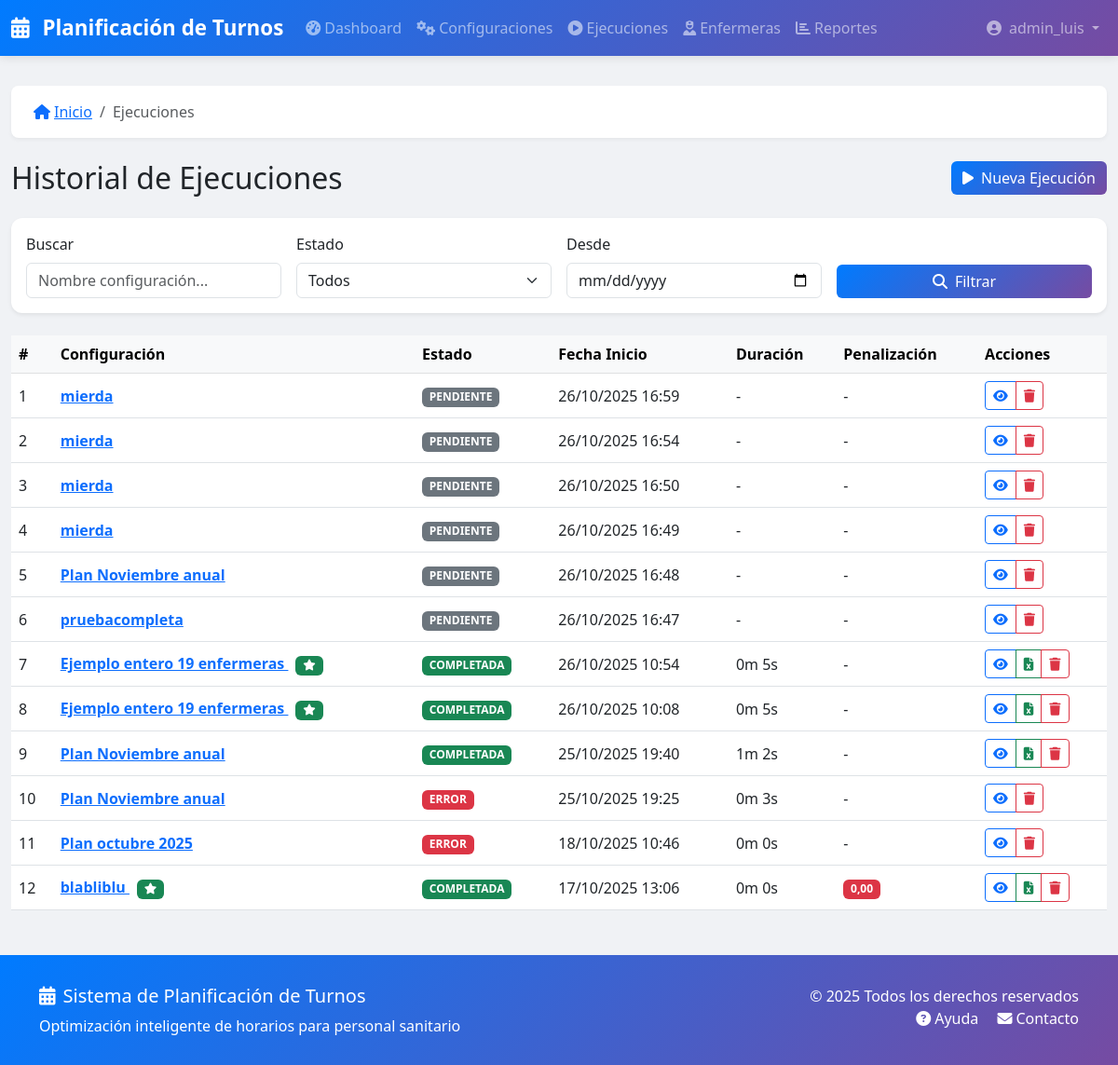
/ejecuciones/ (signed in, upper part), run on an earlier commit of the app's database.
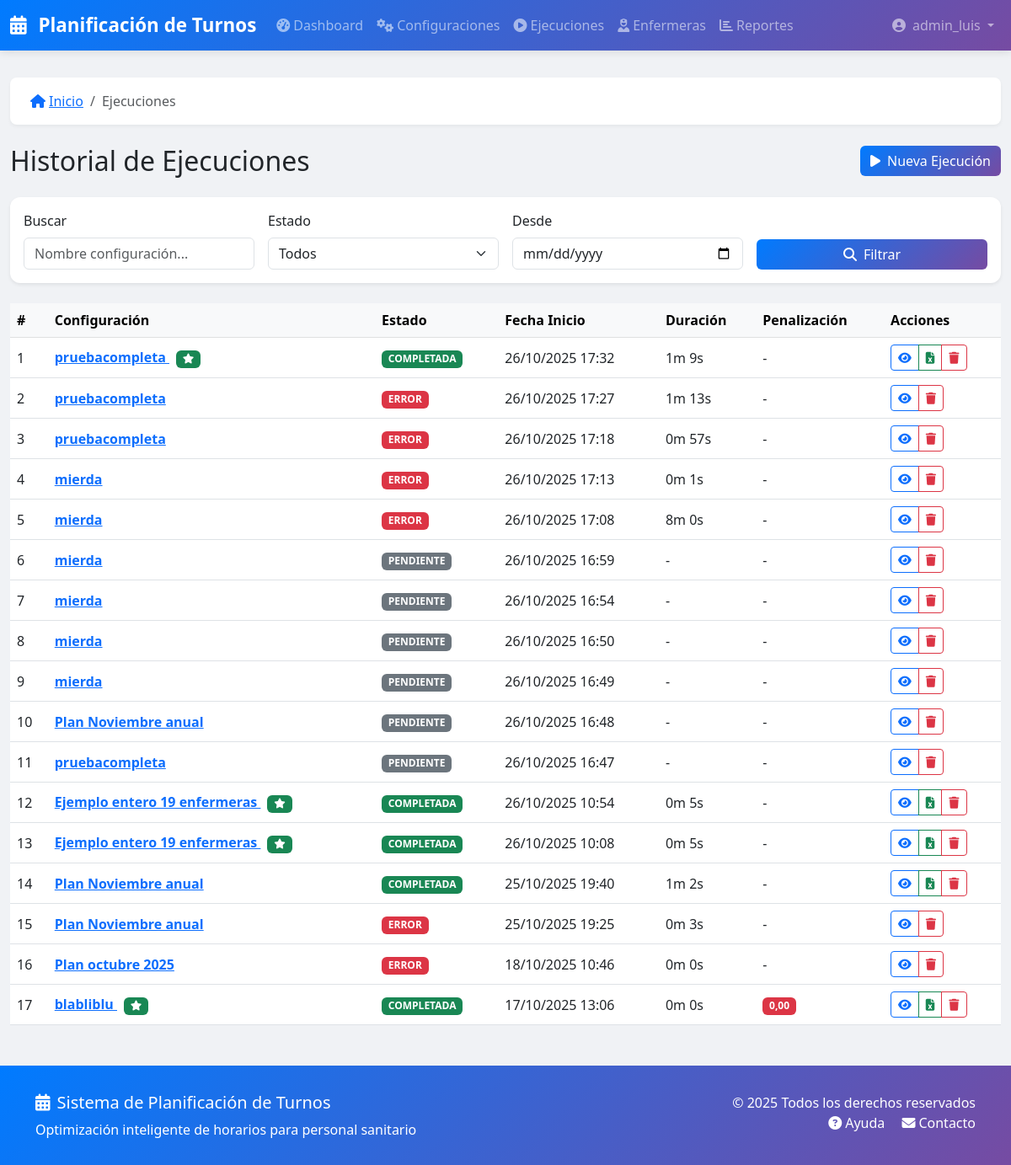
And on a later commit of the database.
### turnos/models.py (models this page shows, shortened)
class Ejecucion(models.Model):
    ESTADO_CHOICES = [
        ('PENDIENTE', _('Pendiente')),
        ('PROCESANDO', _('Procesando')),
        ('COMPLETADA', _('Completada')),
        ('ERROR', _('Error')),
    ]
    configuracion = models.ForeignKey(
        ConfiguracionPlanificacion,
        on_delete=models.CASCADE,
        related_name='ejecuciones',
        verbose_name=_('Configuración')
    )
    estado = models.CharField(_('Estado'), max_length=20, choices=ESTADO_CHOICES, default='PENDIENTE')
    fecha_inicio = models.DateTimeField(_('Fecha de inicio'), auto_now_add=True)
    fecha_fin = models.DateTimeField(_('Fecha de fin'), null=True, blank=True)
    es_optima = models.BooleanField(_('Es óptima'), default=False)
    penalizacion_total = models.FloatField(_('Penalización total'), null=True, blank=True)
    resultado = models.JSONField(_('Resultado'), default=dict, blank=True)
    mensajes = models.JSONField(_('Mensajes'), default=dict, blank=True)
    planilla = models.ForeignKey(
        'Planilla',
        on_delete=models.SET_NULL,
        null=True,
        blank=True,
        related_name='ejecucion_generada',
        verbose_name=_('Planilla')
    )
    class Meta:
        verbose_name = _('Ejecución')
        verbose_name_plural = _('Ejecuciones')
        ordering = ['-fecha_inicio']
    @property
    def duracion(self):
        if self.fecha_fin and self.fecha_inicio:
            delta = self.fecha_fin - self.fecha_inicio
            return delta.total_seconds()
        return None

class ConfiguracionPlanificacion(models.Model):
    nombre = models.CharField(_('Nombre'), max_length=200)
    descripcion = models.TextField(_('Descripción'), blank=True)
    activa = models.BooleanField(_('Activa'), default=True)
    num_dias = models.IntegerField(
        _('Número de días'),
        validators=[MinValueValidator(7), MaxValueValidator(365)]
    )
    fecha_inicio = models.DateField(_('Fecha de inicio'))
    enfermeras = models.ManyToManyField(Enfermera, verbose_name=_('Enfermeras'))
    turnos = models.ManyToManyField(TipoTurno, verbose_name=_('Turnos'))
    demanda_por_turno = models.JSONField(
        _('Demanda por turno'),
        default=dict,
        blank=True  # <-- AÑADIDO
    )
    restricciones_duras = models.JSONField(
        _('Restricciones duras'),
        default=list,
        blank=True  # <-- AÑADIDO
    )
    restricciones_blandas = models.JSONField(
        _('Restricciones blandas'),
        default=list,
        blank=True  # <-- AÑADIDO
    )
    num_trabajadores = models.IntegerField(
        _('Número de trabajadores paralelos'),
        default=4,
        validators=[MinValueValidator(1), MaxValueValidator(8)]
    )
    tiempo_maximo_segundos = models.IntegerField(
        _('Tiempo máximo en segundos'),
        default=60,
        validators=[MinValueValidator(10), MaxValueValidator(600)]
    )
    seed = models.IntegerField(_('Semilla aleatoria'), null=True, blank=True)
    creado_por = models.ForeignKey(User, on_delete=models.SET_NULL, null=True, verbose_name=_('Creado por'))
    fecha_creacion = models.DateTimeField(_('Fecha de creación'), auto_now_add=True, editable=False)
    fecha_modificacion = models.DateTimeField(_('Fecha de modificación'), auto_now=True, editable=False)
    class Meta:
        verbose_name = _('Configuración de Planificación')
        verbose_name_plural = _('Configuraciones de Planificación')
        ordering = ['-fecha_creacion']

### turnos/views.py (the view)
# urls.py: path('ejecuciones/', views.EjecucionListView.as_view(), name='ejecucion_lista'),
class EjecucionListView(LoginRequiredMixin, SearchMixin, FilterMixin, PaginationMixin, ListView):
    model = Ejecucion
    template_name = 'turnos/ejecucion_list.html'
    context_object_name = 'ejecuciones'
    paginate_by = 20
    search_fields = ['configuracion__nombre']
    def get_queryset(self):
        queryset = super().get_queryset()
        queryset = queryset.select_related('configuracion', 'planilla')
        estado = self.request.GET.get('estado')
        if estado:
            queryset = queryset.filter(estado=estado)
        config_id = self.request.GET.get('proyecto_turnos')
        if config_id:
            queryset = queryset.filter(configuracion_id=config_id)
        return queryset.order_by('-fecha_inicio')

### turnos/templates/turnos/ejecucion_list.html (shortened to what this page needs)
{% extends 'base.html' %}
{% load static %}
{% load i18n %}
{% load turnos_extras %}
{% block breadcrumb_items %}
    <li class="breadcrumb-item active">{% trans "Ejecuciones" %}</li>
{% endblock %}
{% block content %}
<div class="d-flex justify-content-between align-items-center mb-4">
    <h2 class="mb-0">{% trans "Historial de Ejecuciones" %}</h2>
    <a href="{% url 'turnos:config_lista' %}" class="btn btn-primary">
        <i class="fas fa-play me-2"></i>{% trans "Nueva Ejecución" %}
    </a>
</div>
<div class="card shadow-sm mb-4">
    <div class="card-body">
        <form method="get" action="" class="row g-3 align-items-end">
            <div class="col-md-3">
                <label class="form-label">{% trans "Buscar" %}</label>
                <input type="text" name="q" class="form-control" value="{{ request.GET.q|default:'' }}"
                       placeholder="{% trans 'Nombre configuración...' %}">
            </div>
            <div class="col-md-3">
                <label class="form-label">{% trans "Estado" %}</label>
                <select name="estado" class="form-select">
                    <option value="">{% trans "Todos" %}</option>
                </select>
            </div>
            <div class="col-md-3">
                <label class="form-label">{% trans "Desde" %}</label>
                <input type="date" name="fecha_desde" class="form-control" value="{{ request.GET.fecha_desde }}">
            </div>
            <div class="col-md-3 d-grid">
                <button type="submit" class="btn btn-primary">
                    <i class="fas fa-search me-2"></i>{% trans "Filtrar" %}
                </button>
            </div>
        </form>
    </div>
</div>
{% if ejecuciones %}
<div class="table-responsive">
    <table class="table table-hover align-middle">
        <thead class="table-light">
            <tr>
                <th>#</th>
                <th>{% trans "Configuración" %}</th>
                <th>{% trans "Estado" %}</th>
                <th>{% trans "Fecha Inicio" %}</th>
                <th>{% trans "Duración" %}</th>
                <th>{% trans "Penalización" %}</th>
                <th>{% trans "Acciones" %}</th>
            </tr>
        </thead>
        <tbody>
            {% for ejecucion in ejecuciones %}
            <tr>
                <td>{{ forloop.counter }}</td>
                <td>
                    <a href="{% url 'turnos:ejecucion_detalle' ejecucion.id %}" class="fw-bold">
                        {{ ejecucion.configuracion.nombre }}
                    </a>
                    {% if ejecucion.es_optima %}
                        <span class="badge bg-success ms-2">
                            <i class="fas fa-star"></i>
                        </span>
                    {% endif %}
                </td>
                <td>{{ ejecucion.estado|estado_badge }}</td>
                <td>{{ ejecucion.fecha_inicio|date:"d/m/Y H:i" }}</td>
                <td>
                    {% if ejecucion.duracion %}
                        {{ ejecucion.duracion|format_duration }}
                    {% else %}
                        -
                    {% endif %}
                </td>
                <td>
                    {% if ejecucion.penalizacion_total is not None %}
                        <span class="badge bg-{{ ejecucion.penalizacion_total|progress_color }}">
                            {{ ejecucion.penalizacion_total|floatformat:2 }}
                        </span>
                    {% else %}
                        -
                    {% endif %}
                </td>
                <td>
                    <div class="btn-group btn-group-sm">
                        <a href="{% url 'turnos:ejecucion_detalle' ejecucion.id %}"
                           class="btn btn-outline-primary"
                           title="{% trans 'Ver detalles' %}">
                            <i class="fas fa-eye"></i>
                        </a>
                        {% if ejecucion.estado == 'COMPLETADA' %}
                        <a href="{% url 'turnos:ejecucion_exportar_excel' ejecucion.id %}"
                           class="btn btn-outline-success"
                           title="{% trans 'Exportar Excel' %}">
                            <i class="fas fa-file-excel"></i>
                        </a>
                        {% endif %}
                        <a href="{% url 'turnos:ejecucion_eliminar' ejecucion.id %}"
                           class="btn btn-outline-danger"
                           title="{% trans 'Eliminar' %}">
                            <i class="fas fa-trash"></i>
                        </a>
                    </div>
                </td>
            </tr>
            {% endfor %}
        </tbody>
    </table>
</div>
{% endif %}
{% endblock %}

### turnos/templates/base.html (shortened to what this page needs)
{% load static %}
{% load i18n %}
<!DOCTYPE html>
<html lang="es">
<head>
    <link href="https://cdn.jsdelivr.net/npm/bootstrap@5.3.0/dist/css/bootstrap.min.css" rel="stylesheet">
    <link rel="stylesheet" href="https://cdnjs.cloudflare.com/ajax/libs/font-awesome/6.4.0/css/all.min.css">
</head>
<body>
    <nav class="navbar navbar-expand-lg navbar-dark">
        <div class="container-fluid">
            <a class="navbar-brand" href="{% url 'turnos:dashboard' %}">
                <i class="fas fa-calendar-alt me-2"></i>
                Planificación de Turnos
            </a>
            <div class="collapse navbar-collapse" id="navbarNav">
                <ul class="navbar-nav me-auto">
                    <li class="nav-item">
                        <a class="nav-link" href="{% url 'turnos:dashboard' %}">
                            <i class="fas fa-tachometer-alt me-1"></i>Dashboard
                        </a>
                    </li>
                    <li class="nav-item">
                        <a class="nav-link" href="{% url 'turnos:config_lista' %}">
                            <i class="fas fa-cogs me-1"></i>Configuraciones
                        </a>
                    </li>
                    <li class="nav-item">
                        <a class="nav-link" href="{% url 'turnos:ejecucion_lista' %}">
                            <i class="fas fa-play-circle me-1"></i>Ejecuciones
                        </a>
                    </li>
                    <li class="nav-item">
                        <a class="nav-link" href="{% url 'turnos:enfermera_lista' %}">
                            <i class="fas fa-user-nurse me-1"></i>Enfermeras
                        </a>
                    </li>
                    <li class="nav-item">
                        <a class="nav-link" href="{% url 'turnos:reportes' %}">
                            <i class="fas fa-chart-bar me-1"></i>Reportes
                        </a>
                    </li>
                </ul>
                <ul class="navbar-nav">
                    {% if user.is_authenticated %}
                    <li class="nav-item dropdown">
                        <a class="nav-link dropdown-toggle" href="#" id="userDropdown" role="button" data-bs-toggle="dropdown">
                            <i class="fas fa-user-circle me-1"></i>
                            {{ user.get_full_name|default:user.username }}
                        </a>
                    </li>
                    {% else %}
                    <li class="nav-item">
                        <a class="nav-link" href="{% url 'accounts:login' %}">
                            <i class="fas fa-sign-in-alt me-1"></i>Iniciar Sesión
                        </a>
                    </li>
                    {% endif %}
                </ul>
            </div>
        </div>
    </nav>
    <main class="main-content">
        <div class="container-fluid">
            {% block breadcrumb %}
            <nav aria-label="breadcrumb">
                <ol class="breadcrumb">
                    <li class="breadcrumb-item">
                        <a href="{% url 'turnos:dashboard' %}">
                            <i class="fas fa-home me-1"></i>Inicio
                        </a>
                    </li>
                    {% block breadcrumb_items %}{% endblock %}
                </ol>
            </nav>
            {% endblock %}
            {% block content %}{% endblock %}
        </div>
    </main>
    <footer>
        <div class="container">
            <div class="row">
                <div class="col-md-6">
                    <h5><i class="fas fa-calendar-alt me-2"></i>Sistema de Planificación de Turnos</h5>
                    <p class="mb-0">Optimización inteligente de horarios para personal sanitario</p>
                </div>
                <div class="col-md-6 text-md-end">
                    <p class="mb-0">&copy; 2025 Todos los derechos reservados</p>
                    <p class="mb-0">
                        <a href="#" class="text-white text-decoration-none me-3">
                            <i class="fas fa-question-circle me-1"></i>Ayuda
                        </a>
                        <a href="#" class="text-white text-decoration-none">
                            <i class="fas fa-envelope me-1"></i>Contacto
                        </a>
                    </p>
                </div>
            </div>
        </div>
    </footer>
    <link rel="stylesheet" href="{% static 'css/custom.css' %}">
</body>
</html>

What changed in the data, as far as the page shows it:
added Ejecucion: configuracion.nombre "pruebacompleta", es_optima True (drawn), estado|estado_badge "COMPLETADA", fecha_inicio "26/10/2025 17:32", duracion "1m 9s"
added Ejecucion: configuracion.nombre "pruebacompleta", estado|estado_badge "ERROR", fecha_inicio "26/10/2025 17:27", duracion "1m 13s"
added Ejecucion: configuracion.nombre "pruebacompleta", estado|estado_badge "ERROR", fecha_inicio "26/10/2025 17:18", duracion "0m 57s"
added Ejecucion: configuracion.nombre "mierda", estado|estado_badge "ERROR", fecha_inicio "26/10/2025 17:13", duracion "0m 1s"
added Ejecucion: configuracion.nombre "mierda", estado|estado_badge "ERROR", fecha_inicio "26/10/2025 17:08", duracion "8m 0s"
